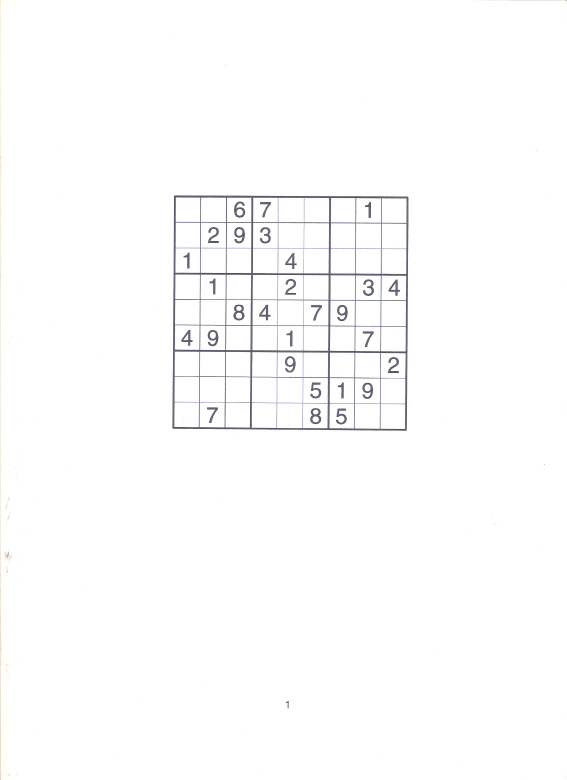
//> input picture Materialy/Zdjecia/Najlepsza jakość/Scan/sudoku4.jpg, 1700 x 2338 px (shown at 1/3 size)
$ ./Sudoku   (built with g++ and OpenCV 4)
//> lines starting //> are read from the running program, lines starting //| are printed output that depends on the picture; after the words box and inside, x2 and y2 are one past the last pixel; in counts of white or black regions, pixels touching at a corner belong together
#include <opencv2/opencv.hpp>
#include <string>
#include <iostream>
#include <stdio.h>
#include <stdlib.h>

using namespace cv;
using namespace std;

CvPoint tL, tR, bL, bR;
int length;

void cornerHarris_demo( int, void*, Mat src,  Mat src_gray )
{

  Mat dst, dst_norm, dst_norm_scaled;
  dst = Mat::zeros( src.size(), CV_32FC1 );

  int blockSize = 2;
  int apertureSize = 3;
  double k = 0.04;

  cornerHarris( src_gray, dst, blockSize, apertureSize, k, BORDER_DEFAULT );
  normalize( dst, dst_norm, 0, 255, NORM_MINMAX, CV_32FC1, Mat() );
  convertScaleAbs( dst_norm, dst_norm_scaled );

  Point temp;
  Point minX = Point(700,700);
  Point minY = Point(700,700);
  Point maxX = Point(100,100);
  Point maxY = Point(100,100);

  /// Drawing a circle around corners
  for( int j = 0; j < dst_norm.rows ; j++ )
     { for( int i = 0; i < dst_norm.cols; i++ )
          {
            if( (int) dst_norm.at<float>(j,i) > 120 )
              {
                   //circle( dst_norm_scaled, Point( i,j ), 5,  Scalar(0), 2, 8, 0 );
                temp = Point( i, j );

              if(j == 0 && i == 0) {
                    cout<<"TEMP 1:"<<temp.x<<" "<<temp.y;
                    minX = temp;
                    minY = temp;
                    maxX = temp;
                    maxY = temp;
                }
                else{
                    if (temp.x < minX.x)
                        minX = temp;
                    if (temp.x > maxX.x)
                        maxX = temp;
                    if (temp.y < minY.y)
                        minY = temp;
                    if (temp.y > maxY.y && temp.y < 1300)
                        maxY = temp;
                }
            }
          }
     }

    tL = CvPoint(minX.x, maxY.y);
    tR = CvPoint(maxX.x, maxY.y);
    bL = CvPoint(minX.x, minY.y);
    bR = CvPoint(maxX.x, minY.y);
    length = maxX.x - minX.x;
}

void drawLine(Vec2f line, Mat &img, Scalar rgb = CV_RGB(0,0,255))
{
    if(line[1]!=0)
    {
        float m = -1/tan(line[1]);

        float c = line[0]/sin(line[1]);

        cv::line(img, Point(0, c), Point(img.size().width, m*img.size().width+c), rgb);
    }
    else
    {
        cv::line(img, Point(line[0], 0), Point(line[0], img.size().height), rgb);
    }

}

void mergeRelatedLines(vector<Vec2f> *lines, Mat &img)
{
    vector<Vec2f>::iterator current;
    for(current=lines->begin();current!=lines->end();current++)
    {
        if((*current)[0]==0 && (*current)[1]==-100) continue;
        float p1 = (*current)[0];
        float theta1 = (*current)[1];

        Point pt1current, pt2current;
        if(theta1>CV_PI*45/180 && theta1<CV_PI*135/180)
        {
            pt1current.x=0;
            pt1current.y = p1/sin(theta1);
            pt2current.x=img.size().width;
            pt2current.y=-pt2current.x/tan(theta1) + p1/sin(theta1);
        }
        else
        {
            pt1current.y=0;

            pt1current.x=p1/cos(theta1);

            pt2current.y=img.size().height;
            pt2current.x=-pt2current.y/tan(theta1) + p1/cos(theta1);

        }

        vector<Vec2f>::iterator    pos;
        for(pos=lines->begin();pos!=lines->end();pos++)
        {
            if(*current==*pos) continue;

               if(fabs((*pos)[0]-(*current)[0])<20 && fabs((*pos)[1]-(*current)[1])<CV_PI*10/180)
            {
                float p = (*pos)[0];
                float theta = (*pos)[1];

                Point pt1, pt2;
                if((*pos)[1]>CV_PI*45/180 && (*pos)[1]<CV_PI*135/180)
                {
                    pt1.x=0;
                    pt1.y = p/sin(theta);
                    pt2.x=img.size().width;
                    pt2.y=-pt2.x/tan(theta) + p/sin(theta);
                }
                else
                {
                    pt1.y=0;
                    pt1.x=p/cos(theta);
                    pt2.y=img.size().height;
                    pt2.x=-pt2.y/tan(theta) + p/cos(theta);
                }

                if(((double)(pt1.x-pt1current.x)*(pt1.x-pt1current.x) + (pt1.y-pt1current.y)*(pt1.y-pt1current.y)<64*64) &&
((double)(pt2.x-pt2current.x)*(pt2.x-pt2current.x) + (pt2.y-pt2current.y)*(pt2.y-pt2current.y)<64*64))
                {
                    (*current)[0] = ((*current)[0]+(*pos)[0])/2;

                    (*current)[1] = ((*current)[1]+(*pos)[1])/2;

                    (*pos)[0]=0;
                    (*pos)[1]=-100;
                }

            }
        }
    }
}

String inttostr(int input)
{
       stringstream ss;
       ss << input;
       return ss.str();
}

int main()
{
    Mat sudoku = imread("Materialy/Zdjecia/Najlepsza/Scan/sudoku4.jpg", 0);
    Mat zrodlo = imread("Materialy/Zdjecia/Najlepsza/Scan/sudoku4.jpg", 1 );
//> zrodlo is the input picture: 2338 rows x 1700 cols, CV_8UC3; mean B, G, R 252.6, 252.4, 252.4
    Mat src_gray;
    cvtColor( zrodlo, src_gray, CV_BGR2GRAY );

    Mat outerBox = Mat(sudoku.size(), CV_8UC1);
    Mat kernel = (Mat_<uchar>(3,3) << 0,1,0,1,1,1,0,1,0);
    GaussianBlur(sudoku, sudoku, Size(11, 11), 0, 0);
//> sudoku: 2338 rows x 1700 cols, CV_8UC1; min 98, max 255, mean 252.4
    adaptiveThreshold(sudoku, outerBox, 255, ADAPTIVE_THRESH_MEAN_C,THRESH_BINARY_INV, 5, 2);
//> outerBox: 2338 rows x 1700 cols, CV_8UC1; 2% white; 335 white regions (273 under 20 px), largest, box (x1, y1, x2, y2) and area: (517, 586, 1225, 1292) 57068, (763, 672, 983, 817) 1723, (931, 1225, 963, 1273) 772
    dilate(outerBox, outerBox, kernel);
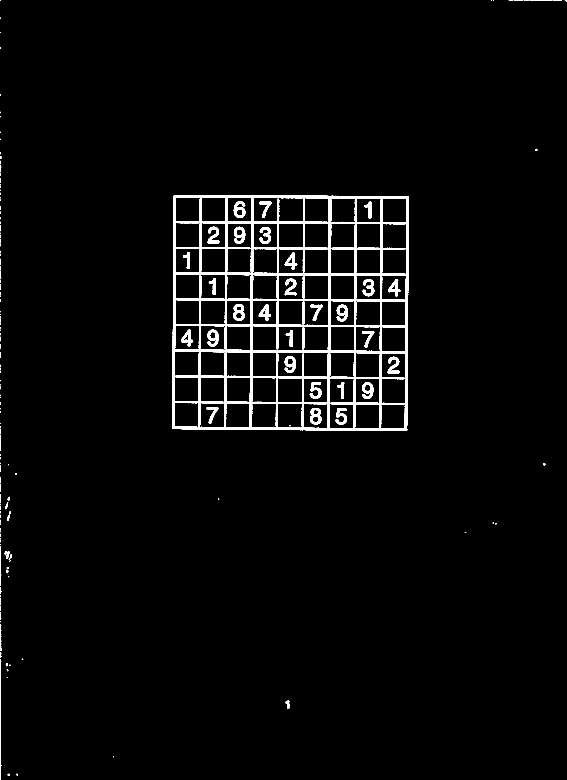
//> outerBox: 2338 rows x 1700 cols, CV_8UC1 (shown at 1/3 size); 2.9% white; 185 white regions (102 under 20 px), largest, box (x1, y1, x2, y2) and area: (516, 585, 1226, 1293) 86273, (930, 1224, 964, 1274) 1005, (699, 913, 734, 962) 995

    int count=0;
    int max=-1;

    Point maxPt;

    for(int y=0;y<outerBox.size().height;y++)
    {
        uchar *row = outerBox.ptr(y);
        for(int x=0;x<outerBox.size().width;x++)
        {
            if(row[x]>=128)
            {
                 int area = floodFill(outerBox, Point(x,y), CV_RGB(0,0,64));

                 if(area>max)
                 {
                     maxPt = Point(x,y);
                     max = area;
                 }
            }
        }

    }
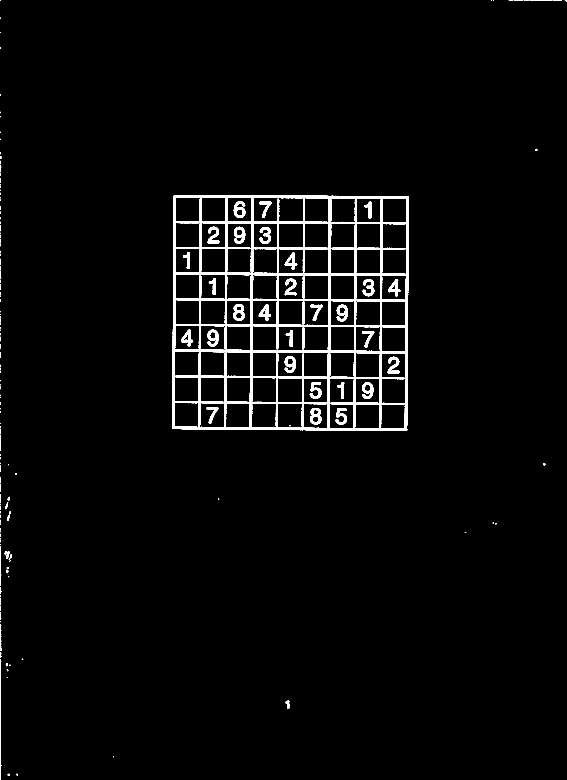
//> outerBox: 2338 rows x 1700 cols, CV_8UC1 (shown at 1/3 size); values 0 (black) and 64 (white), 2.9% white; 185 white regions (102 under 20 px), largest, box (x1, y1, x2, y2) and area: (516, 585, 1226, 1293) 86273, (930, 1224, 964, 1274) 1005, (699, 913, 734, 962) 995
//> after the loop, maxPt = Point(523, 585); max = 86273

    floodFill(outerBox, maxPt, CV_RGB(255,255,255));
//> outerBox: 2338 rows x 1700 cols, CV_8UC1; 2.17% of pixels changed, all inside (x1, y1, x2, y2) = (516, 585, 1226, 1293)
    for(int y=0;y<outerBox.size().height;y++)
    {
        uchar *row = outerBox.ptr(y);
        for(int x=0;x<outerBox.size().width;x++)
        {
            if(row[x]==64 && x!=maxPt.x && y!=maxPt.y)
            {
                int area = floodFill(outerBox, Point(x,y), CV_RGB(0,0,0));
            }
        }
    }
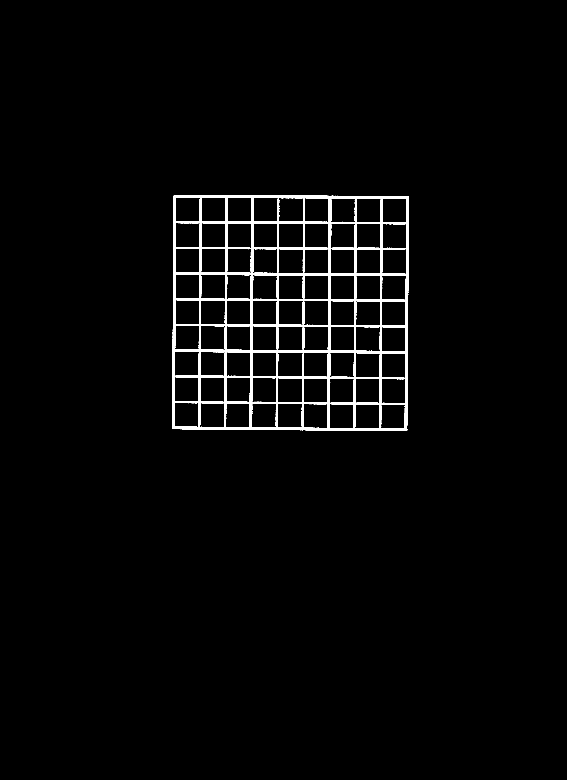
//> outerBox: 2338 rows x 1700 cols, CV_8UC1 (shown at 1/3 size); 2.2% white; 1 white region, box (x1, y1, x2, y2) and area: (516, 585, 1226, 1293) 86273

    vector<Vec2f> lines;
    HoughLines(outerBox, lines, 1, CV_PI/180,  300, 0, 0 );
//> lines = 95 lines (rho, theta), first 12: [590, 1.57], [822, 1.57], [1054, 1.57], [1219, 0], [668, 1.57], [1286, 1.57], [1271, 1.59], [754, 0], [987, 0], [899, 1.57], [522, 0], [677, 0]

    mergeRelatedLines(&lines, sudoku);
//> the loop in mergeRelatedLines, `for(current=lines->begin();current!=lines->end();current++)` made 95 passes
//> lines = 95 items, first 12: [582.5, 1.58], [814.5, 1.58], [0, -100], [1219, 0], [656.2, 1.58], [1293.4, 1.56], [0, -100], [754, 0], [987, 0], [887.5, 1.58], [522, 0], [677, 0]

    Vec2f topEdge = Vec2f(1000,1000);    double topYIntercept=100000, topXIntercept=0;
    Vec2f bottomEdge = Vec2f(-1000,-1000);        double bottomYIntercept=0, bottomXIntercept=0;
    Vec2f leftEdge = Vec2f(1000,1000);    double leftXIntercept=100000, leftYIntercept=0;
    Vec2f rightEdge = Vec2f(-1000,-1000);        double rightXIntercept=0, rightYIntercept=0;

    for(int i=0;i<lines.size();i++)
    {
        Vec2f current = lines[i];

        float p=current[0];

        float theta=current[1];

        if(p==0 && theta==-100)
            continue;

        double xIntercept, yIntercept;
        xIntercept = p/cos(theta);
        yIntercept = p/(cos(theta)*sin(theta));

        if(theta>CV_PI*80/180 && theta<CV_PI*100/180)
        {
            if(p<topEdge[0])
                topEdge = current;

            if(p>bottomEdge[0])
                bottomEdge = current;
        }

     else if(theta<CV_PI*10/180 || theta>CV_PI*170/180)
        {
            if(xIntercept>rightXIntercept)
            {
                rightEdge = current;
                rightXIntercept = xIntercept;
            }
            else if(xIntercept<=leftXIntercept)
            {
                leftEdge = current;
                leftXIntercept = xIntercept;
            }
        }
    }
//> this loop made 95 passes
//> (p, theta, xIntercept, yIntercept, leftXIntercept) on passes 8, 11, 52: (754, 0, 754, inf, 754), (522, 0, 522, inf, 522), (-505.8, 3.12, 505.8, 28983.1, 505.8)
//> after the loop, rightXIntercept = 1236.2; leftXIntercept = 505.8

    drawLine(topEdge, sudoku, CV_RGB(0,0,0));
//> in drawLine, `float m = -1/tan(line[1]);`: m = 0.00873
//> in drawLine, `float c = line[0]/sin(line[1]);`: c = 582.5
    drawLine(bottomEdge, sudoku, CV_RGB(0,0,0));
    drawLine(leftEdge, sudoku, CV_RGB(0,0,0));
    drawLine(rightEdge, sudoku, CV_RGB(0,0,0));
//> call 4 of drawLine, with line = [1236, 0.0175], rgb = Scalar(0)
//> in drawLine (call 4), `float m = -1/tan(line[1]);`: m = -57.29
//> in drawLine (call 4), `float c = line[0]/sin(line[1]);`: c = 70821.2
//> in drawLine (call 4), `cv::line(img, Point(0, c), Point(img.size().width, m*img.size().width+..`:
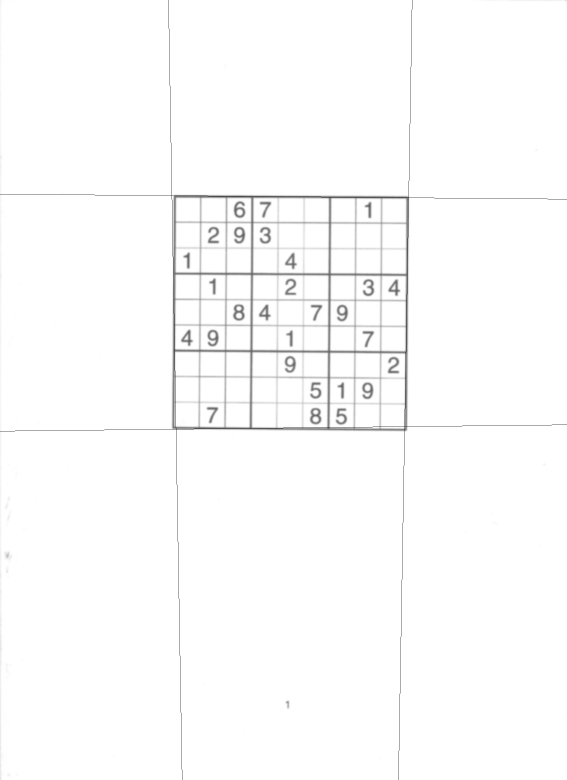
//> img: 2338 rows x 1700 cols, CV_8UC1 (shown at 1/3 size); min 0, max 255, mean 252

    Point left1, left2, right1, right2, bottom1, bottom2, top1, top2;

    int height=outerBox.size().height;
    int width=outerBox.size().width;

    if(leftEdge[1]!=0)
    {
        left1.x=0;        left1.y=leftEdge[0]/sin(leftEdge[1]);
//> after `left1.y = leftEdge[0]/ sin(leftEdge[1])`: left1 = Point(0, -28978)
        left2.x=width;    left2.y=-left2.x/tan(leftEdge[1]) + left1.y;
//> after `left2.y = - left2.x / tan(leftEdge[1])+ left1.y`: left2 = Point(1700, 68414)
    }
    else
    {
        left1.y=0;        left1.x=leftEdge[0]/cos(leftEdge[1]);
        left2.y=height;    left2.x=left1.x - height*tan(leftEdge[1]);
    }

    if(rightEdge[1]!=0)
    {
        right1.x=0;        right1.y=rightEdge[0]/sin(rightEdge[1]);
//> after `right1.y = rightEdge[0]/ sin(rightEdge[1])`: right1 = Point(0, 70821)
        right2.x=width;    right2.y=-right2.x/tan(rightEdge[1]) + right1.y;
//> after `right2.y = - right2.x / tan(rightEdge[1])+ right1.y`: right2 = Point(1700, -26571)
    }
    else
    {
        right1.y=0;        right1.x=rightEdge[0]/cos(rightEdge[1]);
        right2.y=height;    right2.x=right1.x - height*tan(rightEdge[1]);
    }

    bottom1.x=0;    bottom1.y=bottomEdge[0]/sin(bottomEdge[1]);
//> after `bottom1.y = bottomEdge[0]/ sin(bottomEdge[1])`: bottom1 = Point(0, 1293)
    bottom2.x=width;bottom2.y=-bottom2.x/tan(bottomEdge[1]) + bottom1.y;
//> after `bottom2.y = - bottom2.x / tan(bottomEdge[1])+ bottom1.y`: bottom2 = Point(1700, 1274)

    top1.x=0;        top1.y=topEdge[0]/sin(topEdge[1]);
//> after `top1.y = topEdge[0]/ sin(topEdge[1])`: top1 = Point(0, 582)
    top2.x=width;    top2.y=-top2.x/tan(topEdge[1]) + top1.y;
//> after `top2.y = - top2.x / tan(topEdge[1])+ top1.y`: top2 = Point(1700, 596)

    double leftA = left2.y-left1.y;
//> leftA = 97392
    double leftB = left1.x-left2.x;
//> leftB = -1700

    double leftC = leftA*left1.x + leftB*left1.y;
//> leftC = 49262600

    double rightA = right2.y-right1.y;
//> rightA = -97392
    double rightB = right1.x-right2.x;
//> rightB = -1700

    double rightC = rightA*right1.x + rightB*right1.y;
//> rightC = -120395700

    double topA = top2.y-top1.y;
//> topA = 14
    double topB = top1.x-top2.x;
//> topB = -1700

    double topC = topA*top1.x + topB*top1.y;
//> topC = -989400

    double bottomA = bottom2.y-bottom1.y;
//> bottomA = -19
    double bottomB = bottom1.x-bottom2.x;
//> bottomB = -1700

    double bottomC = bottomA*bottom1.x + bottomB*bottom1.y;
//> bottomC = -2198100

    double detTopLeft = leftA*topB - leftB*topA;
//> detTopLeft = -165542600

    CvPoint ptTopLeft = cvPoint((topB*leftC - leftB*topC)/detTopLeft, (leftA*topC - topA*leftC)/detTopLeft);
//> ptTopLeft = Point(516, 586)

    double detTopRight = rightA*topB - rightB*topA;
//> detTopRight = 165590200

    CvPoint ptTopRight = cvPoint((topB*rightC-rightB*topC)/detTopRight, (rightA*topC-topA*rightC)/detTopRight);
//> ptTopRight = Point(1225, 592)

    double detBottomRight = rightA*bottomB - rightB*bottomA;
//> detBottomRight = 165534100
    CvPoint ptBottomRight = cvPoint((bottomB*rightC-rightB*bottomC)/detBottomRight, (rightA*bottomC-bottomA*rightC)/detBottomRight);// Intersection of bottom and left
//> ptBottomRight = Point(1213, 1279)
    double detBottomLeft = leftA*bottomB-leftB*bottomA;
//> detBottomLeft = -165598700
    CvPoint ptBottomLeft = cvPoint((bottomB*leftC-leftB*bottomC)/detBottomLeft, (leftA*bottomC-bottomA*leftC)/detBottomLeft);
//> ptBottomLeft = Point(528, 1287)

    int maxLength = (ptBottomLeft.x-ptBottomRight.x)*(ptBottomLeft.x-ptBottomRight.x) + (ptBottomLeft.y-ptBottomRight.y)*(ptBottomLeft.y-ptBottomRight.y);
//> maxLength = 469289
    int temp = (ptTopRight.x-ptBottomRight.x)*(ptTopRight.x-ptBottomRight.x) + (ptTopRight.y-ptBottomRight.y)*(ptTopRight.y-ptBottomRight.y);
//> temp = 472113

    if(temp>maxLength) maxLength = temp;
//> maxLength = 472113

    temp = (ptTopRight.x-ptTopLeft.x)*(ptTopRight.x-ptTopLeft.x) + (ptTopRight.y-ptTopLeft.y)*(ptTopRight.y-ptTopLeft.y);
//> temp = 502717

    if(temp>maxLength) maxLength = temp;
//> maxLength = 502717

    temp = (ptBottomLeft.x-ptTopLeft.x)*(ptBottomLeft.x-ptTopLeft.x) + (ptBottomLeft.y-ptTopLeft.y)*(ptBottomLeft.y-ptTopLeft.y);
//> temp = 491545

    if(temp>maxLength) maxLength = temp;

    maxLength = sqrt((double)maxLength);
//> maxLength = 709

    cornerHarris_demo( 0, 0, zrodlo, src_gray );
//> in cornerHarris_demo, `cornerHarris( src_gray, dst, blockSize, apertureSize, k, BORDER_DEFAUL..`:
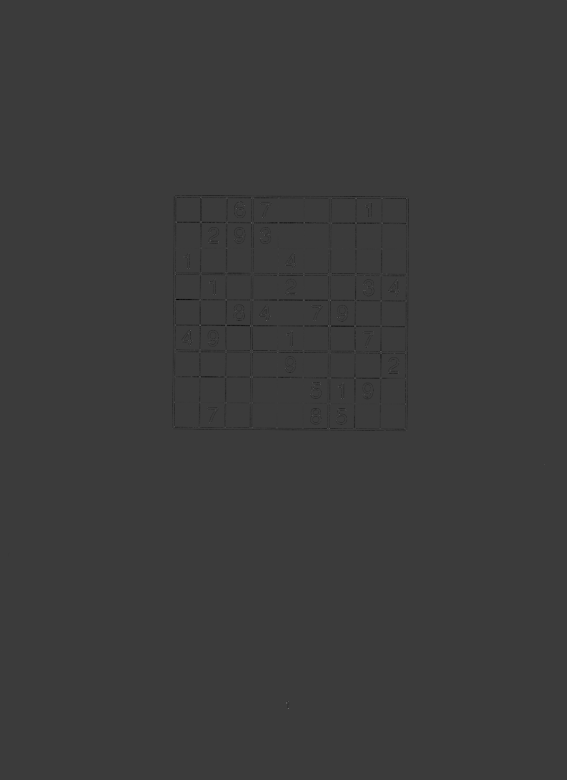
//> dst: 2338 rows x 1700 cols, CV_32FC1 (shown at 1/3 size); min -0.0144, max 0.047, mean -4.29e-05; drawn with min black and max white

    Point2f src[4], dst[4];

    if((tR.x - ptTopRight.x) > 10 ||  (ptTopRight.x - tR.x) > 10) {
        length = maxLength;

        src[3] = ptBottomLeft;
        src[2] = ptBottomRight;
        src[1] = ptTopRight;
        src[0] = ptTopLeft;
        //cout<<"LINIE";
    }
    else {
        length = (length + maxLength)/2;
        src[0] = bL;
        src[1] = bR;
        src[2] = tR;
        src[3] = tL;
        //cout<<"ROGI";
    }

    dst[0] = Point2f(0,0);
    dst[1] = Point2f(length-1, 0);
    dst[2] = Point2f(length-1, length-1);
    dst[3] = Point2f(0, length-1);

    Mat undistorted = Mat(Size(maxLength, maxLength), CV_8UC1);
//> undistorted: 709 rows x 709 cols, CV_8UC1; every value is 0

    cv::warpPerspective(sudoku, undistorted, cv::getPerspectiveTransform(src, dst), Size(maxLength, maxLength));
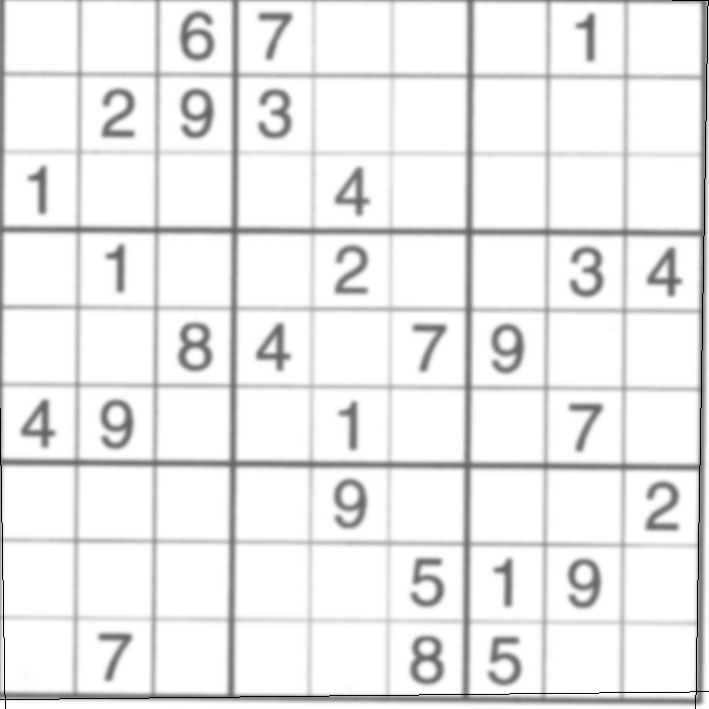
//> undistorted: 709 rows x 709 cols, CV_8UC1; min 0, max 255, mean 235.9

    Mat undistortedThreshed = undistorted.clone();
    adaptiveThreshold(undistorted, undistortedThreshed, 255, CV_ADAPTIVE_THRESH_GAUSSIAN_C, CV_THRESH_BINARY_INV, 101, 1);
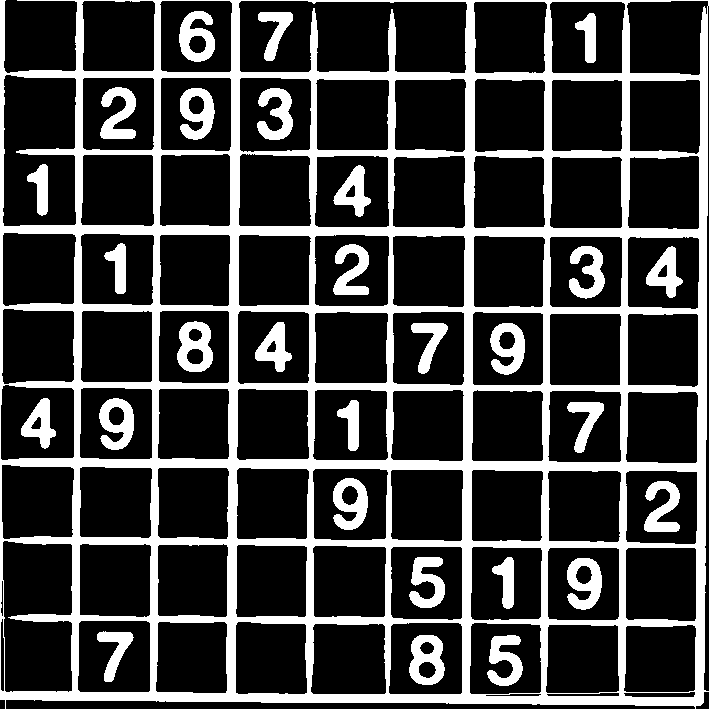
//> undistortedThreshed: 709 rows x 709 cols, CV_8UC1; 24.1% white; 29 white regions, largest, box (x1, y1, x2, y2) and area: (0, 0, 709, 709) 94721, (177, 321, 213, 372) 1162, (567, 558, 602, 610) 1143

    int dist = ceil((double)length/9)-1;
    Mat currentCell = Mat(dist , dist, CV_8UC1);
//> currentCell: 78 rows x 78 cols, CV_8UC1; every value is 0

    vector<int> compression_params;
    compression_params.push_back(CV_IMWRITE_JPEG_QUALITY);
    compression_params.push_back(100);
    int photocount = 0;
    String imagename;

    for(int j=0;j<9;j++) {

       for(int i=0;i<9;i++) {
           for(int y=0;y<dist && j*dist+y<undistortedThreshed.cols;y++)
           {
               uchar* ptr = currentCell.ptr(y);
               for(int x=0;x<dist && i*dist+x<undistortedThreshed.rows;x++)
               {
                 ptr[x] = undistortedThreshed.at<uchar>(j*dist+y, i*dist+x);
               }
           }

           Moments m = cv::moments(currentCell, true);
           int area = m.m01;
           if(area > currentCell.rows*currentCell.cols/5)
           {
                photocount++;
                imagename = "digits/digit" + inttostr(photocount) + ".jpg"; //sciezka do zapisu pliku

                for(int k=currentCell.rows-13; k<currentCell.rows; k++)
                    floodFill(currentCell, Point(k,k), CV_RGB(0,0,0));
                for(int k=currentCell.cols-13; k<currentCell.cols; k++)
                    floodFill(currentCell, Point(k,k), CV_RGB(0,0,0));
                for(int k=0; k<currentCell.rows-(currentCell.rows-14); k++)
                    floodFill(currentCell, Point(k,k), CV_RGB(0,0,0));
                for(int k=0; k<currentCell.cols-(currentCell.cols-14);k++)
                    floodFill(currentCell, Point(k,k), CV_RGB(0,0,0));

                imwrite(imagename, currentCell, compression_params);

           }
        }
    }

    imshow("thresholded", undistortedThreshed);
    waitKey(0);
    return 0;
}
